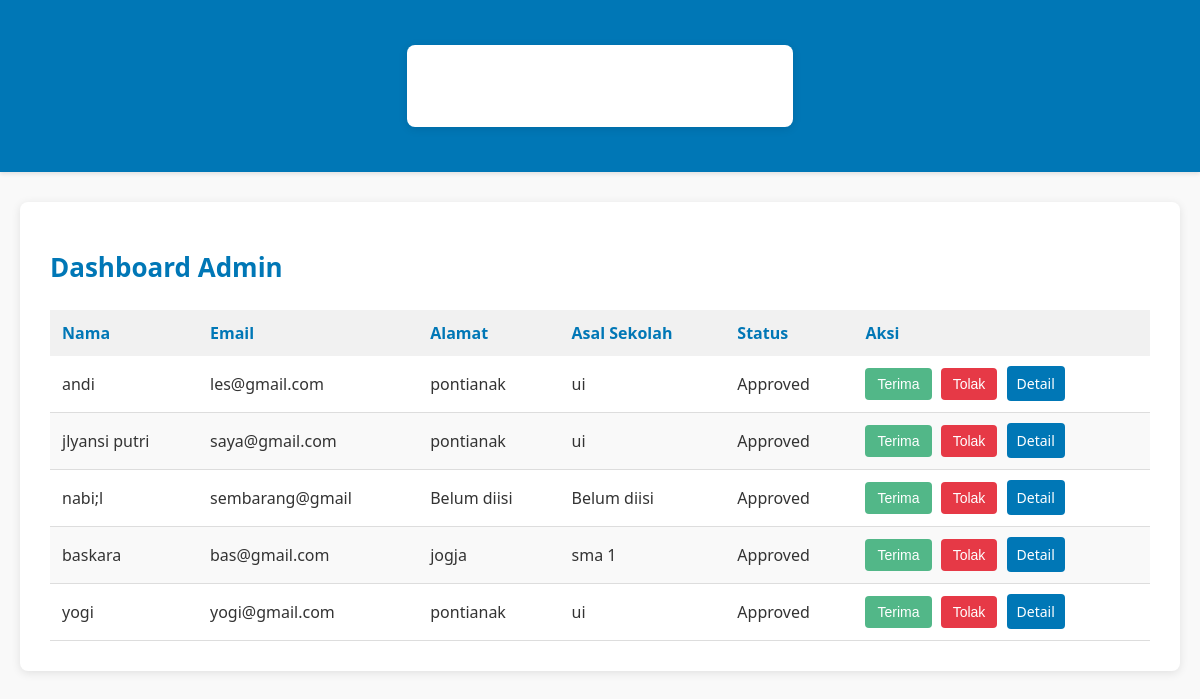
Page /dashboard_admin (signed in) on the earlier database version.
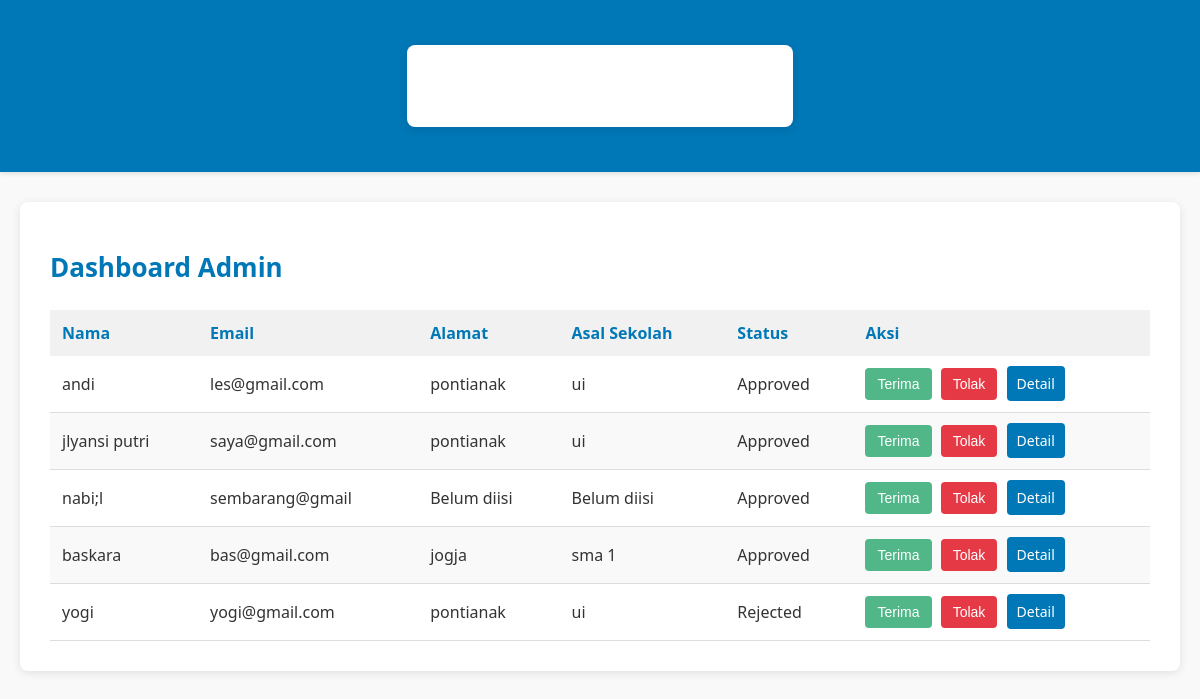
Same page on the later database version.
### models.py (models this page shows)
class User(db.Model):
    id = db.Column(db.Integer, primary_key=True)
    name = db.Column(db.String(100), nullable=False)
    email = db.Column(db.String(100), unique=True, nullable=False)
    password = db.Column(db.String(100), nullable=False)
    status = db.Column(db.String(20), default='Pending')  # Pending, Approved, Rejected
    school = db.Column(db.String(100), nullable=True)  # Asal sekolah
    address = db.Column(db.String(200), nullable=True)  # Alamat
    birth_date = db.Column(db.Date, nullable=True)  # Tanggal lahir
    phone = db.Column(db.String(15), nullable=True)  # Nomor telepon
    gender = db.Column(db.String(20), nullable=True)  # Jenis kelamin
    hobby = db.Column(db.String(200), nullable=True)  # Hobi
    parent_name = db.Column(db.String(100), nullable=True)  # Nama orang tua/wali
    parent_job = db.Column(db.String(100), nullable=True)  # Pekerjaan orang tua/wali
    created_at = db.Column(db.DateTime, default=datetime.utcnow)  # Waktu pendaftaran

### app.py (the view, shortened to what this page needs)
@app.route('/dashboard_admin', methods=['GET', 'POST'])
def dashboard_admin():
    if 'admin_id' not in session:
        flash('Anda harus login sebagai admin untuk mengakses halaman ini.')
        return redirect(url_for('login'))
    users = User.query.all()
    return render_template('dashboard_admin.html', users=users)

### templates/dashboard_admin.html (shortened to what this page needs)
<!DOCTYPE html>
<html>
<head>
    <link rel="stylesheet" type="text/css" href="{{ url_for('static', filename='css/admin.css') }}">
</head>
<body>
    <nav class="navbar">
        <div class="container">
            <div class="navbar-links">
                <a href="/" class="navbar-brand">Homepage</a>
                <a href="/dashboard_admin">Dashboard Admin</a>
                <a href="/logout">Logout</a>
            </div>
        </div>
    </nav>
    <div class="container">
        <h1>Dashboard Admin</h1>
        <table>
            <thead>
                <tr>
                    <th>Nama</th>
                    <th>Email</th>
                    <th>Alamat</th>
                    <th>Asal Sekolah</th>
                    <th>Status</th>
                    <th>Aksi</th>
                </tr>
            </thead>
            <tbody>
                {% for user in users %}
                <tr>
                    <td>{{ user.name }}</td>
                    <td>{{ user.email }}</td>
                    <td>{{ user.address or 'Belum diisi' }}</td>
                    <td>{{ user.school or 'Belum diisi' }}</td>
                    <td>{{ user.status }}</td>
                    <td>
                        <form method="POST" style="display: inline;">
                            <button type="submit" name="action" value="approve">Terima</button>
                            <button type="submit" name="action" value="reject">Tolak</button>
                        </form>
                        <a href="{{ url_for('user_detail', user_id=user.id) }}" class="btn-detail">Detail</a>
                    </td>
                </tr>
                {% endfor %}
            </tbody>
        </table>
    </div>
</body>
</html>

Differences in the rows shown:
changed User "yogi": status "Approved" → "Rejected"
